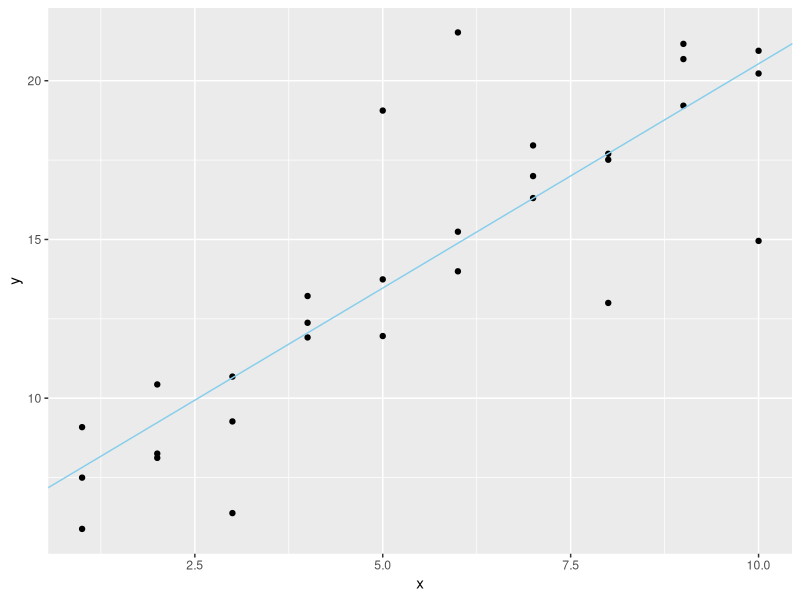
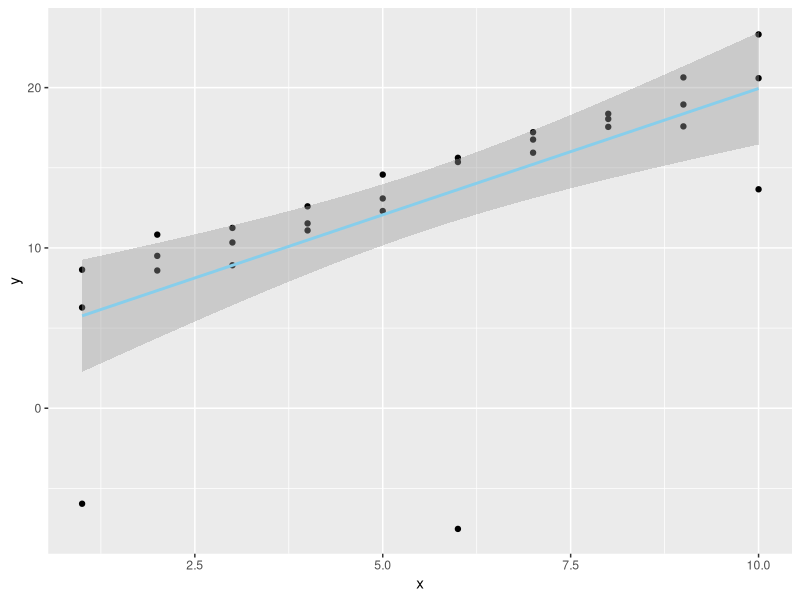

The R source for these figures, in order:
## ---- chunk 1
knitr::opts_chunk$set(echo = TRUE)
## ---- chunk 2
library(tidyverse)

library(modelr)
options(na.action = na.warn)
## ---- chunk 3
sim1a <- tibble(
  x = rep(1:10, each = 3),
  y = x * 1.5 + 6 + rt(length(x), df = 2)
)
## ---- chunk 4
sim1a <- tibble(
  x = rep(1:10, each = 3),
  y = x * 1.5 + 6 + rt(length(x), df = 2)
)

lm1 <- lm(y ~ x,data=sim1a)

pl <- ggplot(sim1a,aes(x=x,y=y)) +
  geom_point() +
  geom_abline(intercept = coef(lm1)[1],slope=coef(lm1)[2],color="skyblue")
pl
## ---- chunk 5
sim1a <- tibble(
  x = rep(1:10, each = 3),
  y = x * 1.5 + 6 + rt(length(x), df = 2)
)
pl <- ggplot(sim1a,aes(x=x,y=y)) +
  geom_point() +
  geom_smooth(method="lm",color="skyblue")
pl
